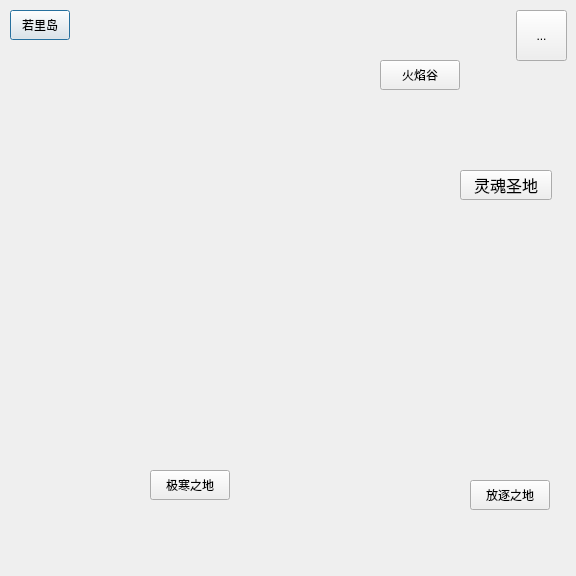
<?xml version="1.0" encoding="UTF-8"?>
<ui version="4.0">
 <class>map</class>
 <widget class="QDialog" name="map">
  <property name="geometry">
   <rect>
    <x>0</x>
    <y>0</y>
    <width>576</width>
    <height>576</height>
   </rect>
  </property>
  <property name="windowTitle">
   <string>Dialog</string>
  </property>
  <widget class="QPushButton" name="rolig">
   <property name="geometry">
    <rect>
     <x>10</x>
     <y>10</y>
     <width>60</width>
     <height>30</height>
    </rect>
   </property>
   <property name="text">
    <string>若里岛</string>
   </property>
  </widget>
  <widget class="QPushButton" name="fire">
   <property name="geometry">
    <rect>
     <x>380</x>
     <y>60</y>
     <width>80</width>
     <height>30</height>
    </rect>
   </property>
   <property name="text">
    <string>火焰谷</string>
   </property>
  </widget>
  <widget class="QPushButton" name="banished">
   <property name="geometry">
    <rect>
     <x>470</x>
     <y>480</y>
     <width>80</width>
     <height>30</height>
    </rect>
   </property>
   <property name="text">
    <string>放逐之地</string>
   </property>
  </widget>
  <widget class="QPushButton" name="iceplace">
   <property name="geometry">
    <rect>
     <x>150</x>
     <y>470</y>
     <width>80</width>
     <height>30</height>
    </rect>
   </property>
   <property name="text">
    <string>极寒之地</string>
   </property>
  </widget>
  <widget class="QToolButton" name="quit">
   <property name="geometry">
    <rect>
     <x>516</x>
     <y>10</y>
     <width>51</width>
     <height>51</height>
    </rect>
   </property>
   <property name="text">
    <string>...</string>
   </property>
   <property name="icon">
    <iconset resource="img.qrc">
     <normaloff>:/icon/img/icon/quit.png</normaloff>:/icon/img/icon/quit.png</iconset>
   </property>
   <property name="iconSize">
    <size>
     <width>60</width>
     <height>60</height>
    </size>
   </property>
  </widget>
  <widget class="QPushButton" name="pushButton">
   <property name="geometry">
    <rect>
     <x>460</x>
     <y>170</y>
     <width>92</width>
     <height>30</height>
    </rect>
   </property>
   <property name="font">
    <font>
     <pointsize>12</pointsize>
     <bold>false</bold>
    </font>
   </property>
   <property name="text">
    <string>灵魂圣地</string>
   </property>
  </widget>
 </widget>
 <resources>
  <include location="img.qrc"/>
 </resources>
 <connections/>
</ui>
